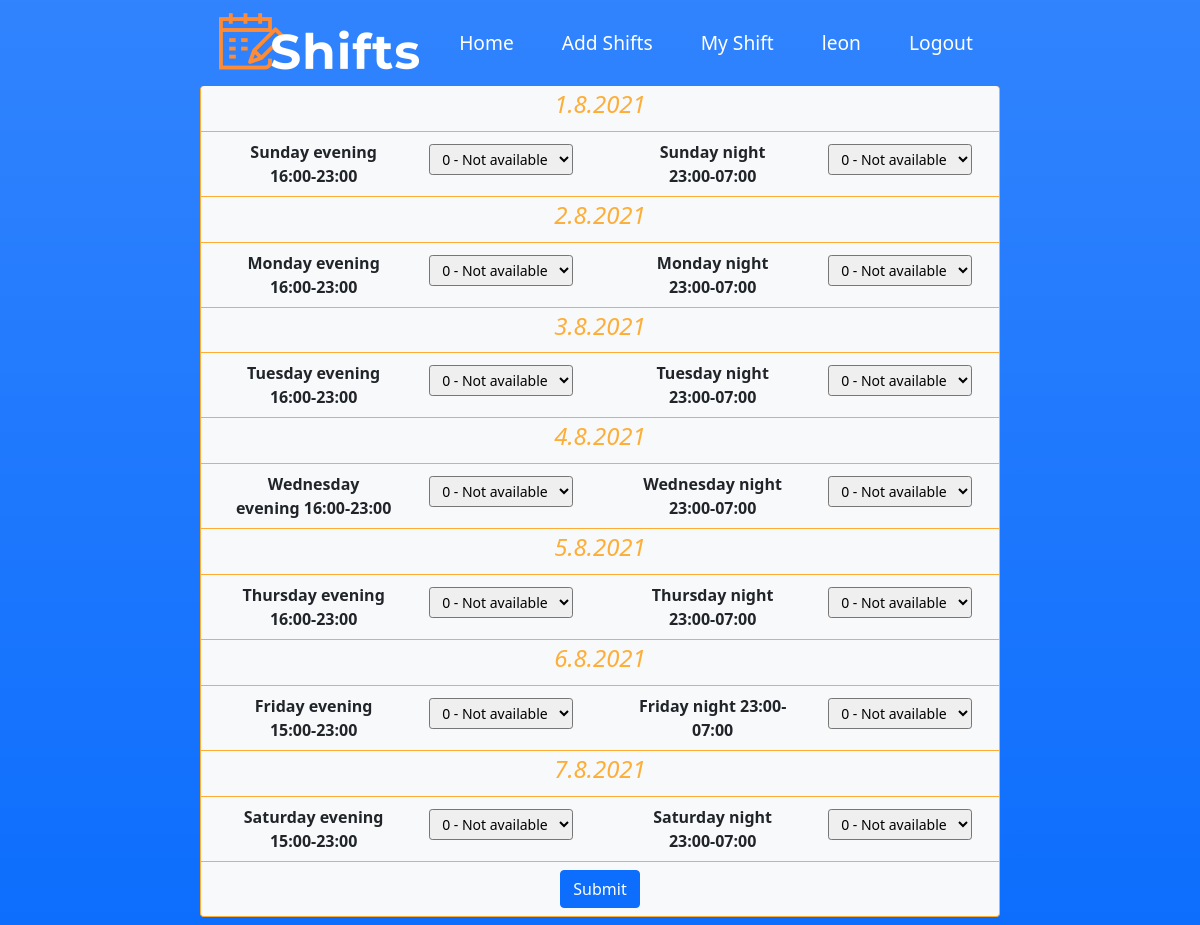
The app's page /addshifts/ (signed in), older data.
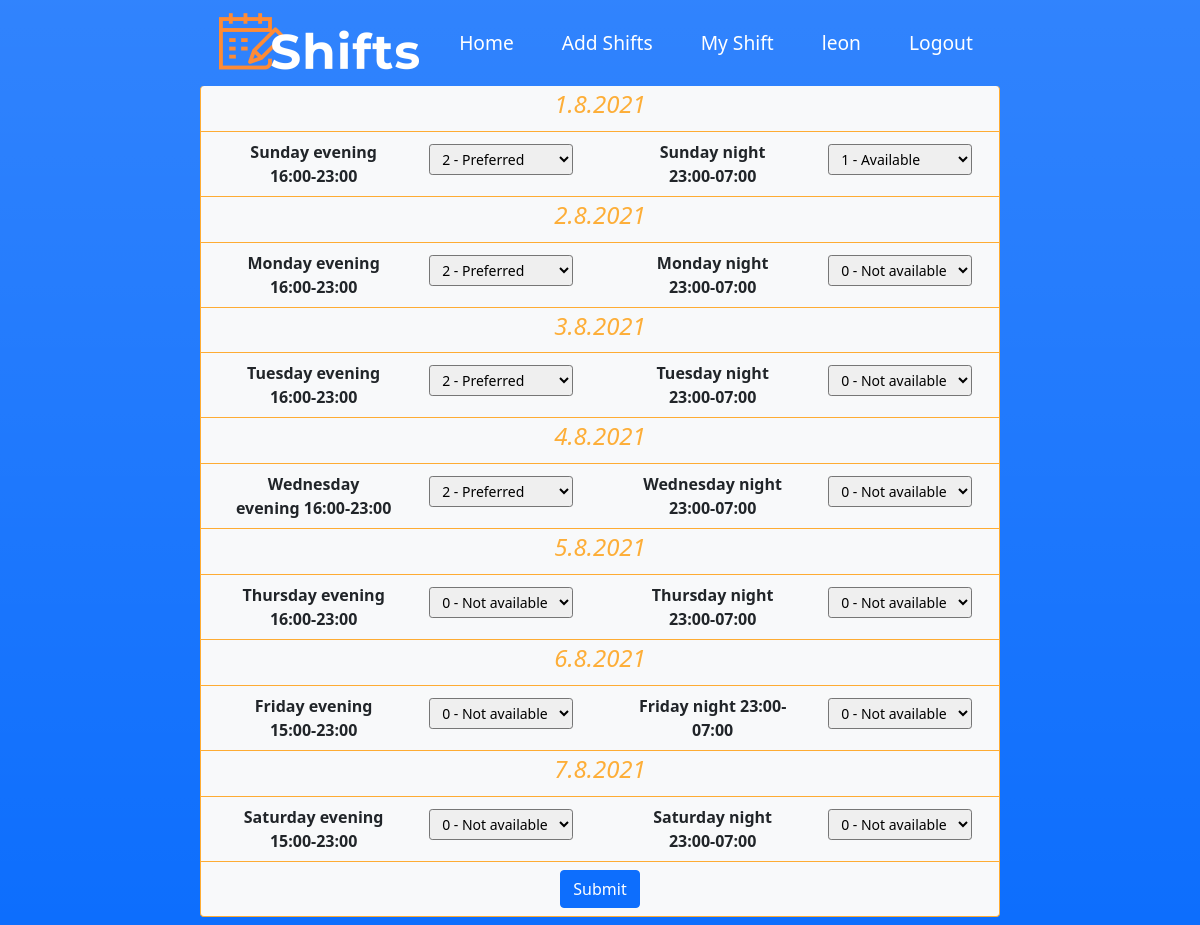
The same page, newer data.
### Shifts/models.py (models this page shows, shortened)
class shiftSubmitTwo(models.Model):
    user_name = models.ForeignKey(
        settings.AUTH_USER_MODEL,
        related_name="shift_submitter",
        on_delete=models.DO_NOTHING,
    )
    for day in DAYS_OF_WEEK:
        if (day == 'friday' or day == 'saturday'):
            for shift_type,shift_hour in zip(TYPE_OF_SHIFTS,SHIFTS_HOURS_WEEKENDS  ) :
                exec(
                    f'{day}_{shift_type} = models.IntegerField(verbose_name =f"{day} {shift_type} {shift_hour}" ,default=0, choices=SUBMIT_CHOICES ,validators=[MinValueValidator(MIN_VAL_SHIFT),MaxValueValidator(MAX_VAL_SHIFT)])'
                )
        else:
            for shift_type,shift_hour in zip(TYPE_OF_SHIFTS,SHIFTS_HOURS_REG ) :
                exec(
                    f'{day}_{shift_type} = models.IntegerField(verbose_name =f"{day} {shift_type} {shift_hour}" ,default=0 , choices=SUBMIT_CHOICES ,validators=[MinValueValidator(MIN_VAL_SHIFT),MaxValueValidator(MAX_VAL_SHIFT)])'
                )
    created_at = models.DateTimeField(auto_now_add=True)
    updated_at = models.DateTimeField(auto_now=True)

### Shifts/views.py (the view, shortened to what this page needs)
# urls.py: path("addshifts/", views.add_shifts, name="addshifts"),
@login_required()
def add_shifts(request):
    weekly_user_shift = get_weekly_user_shifts(request)
    if weekly_user_shift == None:
        form = shiftSubmitTwoForm()
    else:
        form = shiftSubmitTwoForm(instance=weekly_user_shift)
    context = {"form": form}
    add_weekdays_to_context_form(context,form)
    return render(request, "Shifts/addshifts.html", context)

### Shifts/forms.py
class shiftSubmitTwoForm(ModelForm):
    class Meta:
        model = shiftSubmitTwo
        exclude = ["user_name"]
        widgets = {}
        for day in DAYS_OF_WEEK:
            for shift_type in TYPE_OF_SHIFTS:
                widgets[f"{day}_{shift_type}"] = forms.Select(
                    choices=SUBMIT_CHOICES,attrs={
                        "class": "form-control-sm",    #for bootstrap
                        'min' :MIN_VAL_SHIFT,           #validators
                        'max': MAX_VAL_SHIFT
                        }
                )
    def day_date(self,dayindex):
        day = timezone.now().replace(hour=0, minute=0, second=0, microsecond=0)
        day -= timedelta(days=(day.weekday() + 1) % 7) # for a week that starts on a Sunday
        day += timedelta(days=7+dayindex )  #adding the following week with dayindex
        return day

### Shifts/views.py (called while the page is built)
def add_weekdays_to_context_form(context, form):
    for i in range(0,7):
        context[f"date{i}"] = form.day_date(i)

### Shifts/templates/Shifts/addshifts.html (shortened to what this page needs)
{% extends "Shifts/layout.html" %}
{% block body %}
    <div class="container-sm bg-light justify-content-center  border border-top-0  rounded mx-auto mb-2  " style="max-width: 800px; border-color: #feac33 !important;">
    {% load static %}
            <form action="{% url 'Shifts:addshifts' %}" method ="post">
                <div class="row ">
                        {% for field in form %}
                        {% if "evening" in field.label %}
                            <div class="col-sm-12 p-1 mx-auto border-bottom  " style=" border-color: #feac33 !important;">
                                <p class="text-center h4 fst-italic " id="{{field.label}}"  style="color:#fdae38 ;"> Date</p>
                            </div>
                        {% endif %}
                        <div class="col-sm-6 d-flex py-2  border-bottom  " style=" border-color: #feac33 !important;">
                            <div class="col-sm-6 px-3 fw-bolder text-center text-dark   mx-auto " >
                                {{ field.label }}
                            </div>
                            <div class="col-xs-2 px-2 py-1  mx-auto ">
                                {{ field }}
                            </div>
                        </div>
                        {% endfor %}
                </div>
                <div class="d-flex justify-content-center" >
                       <input type="submit" class="btn btn-primary m-2"></input>
                </div>
            </form>
   </div>
{% endblock %}

Row changes from the older to the newer data that the page shows:
changed shiftSubmitTwo "0 - Not available": sunday_evening "0 - Not available" → "2 - Preferred"; sunday_night "0 - Not available" → "1 - Available"; monday_evening "0 - Not available" → "2 - Preferred"; tuesday_evening "0 - Not available" → "2 - Preferred"; wednesday_evening "0 - Not available" → "2 - Preferred"
